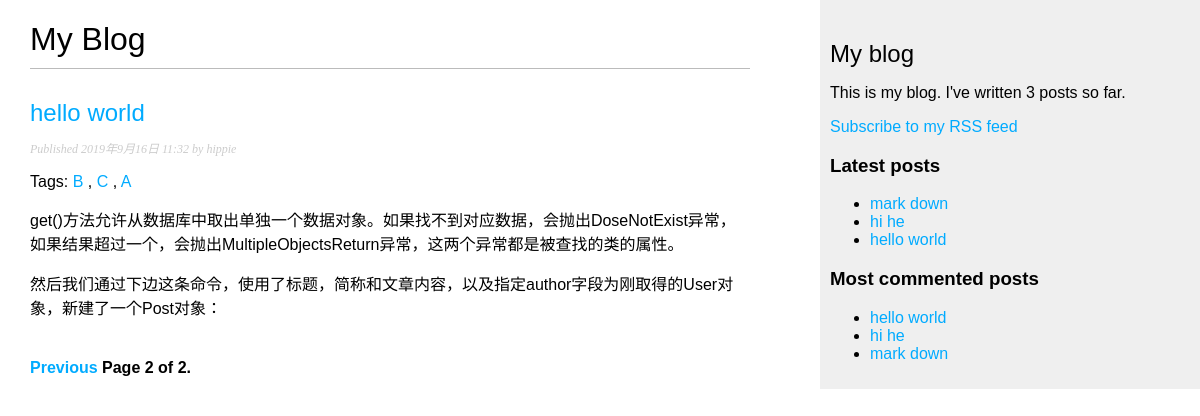
Screenshot of /blog/?page=2 with the database file from the repository.
### blog/models.py (models this page shows, shortened)
class Post(models.Model):
    STATUS_CHOICES = (('draft', 'Draft'), ('published', 'published'))
    title = models.CharField(max_length=250)
    slug = models.SlugField(max_length=250, unique_for_date='publish')
    author = models.ForeignKey(
        User, on_delete=models.CASCADE, related_name='blog_posts')
    body = models.TextField()
    publish = models.DateTimeField(default=timezone.now)
    created = models.DateTimeField(auto_now_add=True)
    updated = models.DateTimeField(auto_now=True)
    status = models.CharField(
        max_length=10, choices=STATUS_CHOICES, default='draft')
    objects = models.Manager()  # 默认的管理器
    published = PublishedManager()  # 自定义管理器
    tags = TaggableManager()
    class Meta:
        ordering = ('-publish',)
    def get_absolute_url(self):
        return reverse('blog:post_detail', args=[self.publish.year, self.publish.month, self.publish.day, self.slug])

### blog/views.py (the view)
# urls.py: path('', views.post_list, name='post_list'),
def post_list(request, tag_slug=None):
    object_list = Post.published.all()
    tag = None
    if tag_slug:
        tag = get_object_or_404(Tag, slug=tag_slug)
        object_list = object_list.filter(tags__in=[tag])
    paginator = Paginator(object_list, 2)
    page = request.GET.get('page')
    try:
        posts = paginator.page(page)
    except PageNotAnInteger:
        posts = paginator.page(1)
    except EmptyPage:
        posts = paginator.page(paginator.num_pages)
    return render(request, 'blog/post/list.html', {'page': page, 'posts': posts, 'tag': tag})

### blog/models.py (called while the page is built)
    def get_queryset(self):
        return super(PublishedManager, self).get_queryset().filter(status='published')

### blog/templatetags/blog_tags.py (called while the page is built)
@register.simple_tag
def total_posts():
    return Post.published.count()

@register.inclusion_tag('blog/post/laest_posts.html')
def show_latest_posts(count=5):
    latest_posts = Post.published.order_by('-publish')[:count]
    return {'latest_posts': latest_posts}

@register.simple_tag
def get_most_commented_posts(count=5):
    return Post.published.annotate(total_comments=Count('comments')).order_by('-total_comments')[:count]

@register.filter(name='markdown')
def markdown_format(text):
    return mark_safe(markdown.markdown(text))

### templates/blog/post/list.html (shortened to what this page needs)
{% extends "blog/base.html" %}
{% load blog_tags %}
{% block content %}
<h1>My Blog</h1>
{% for post in posts %}
<h2>
    <a href="{{ post.get_absolute_url }}">
        {{ post.title }}
    </a>
</h2>
<p class="date"> Published {{ post.publish }} by {{ post.author }}</p>
<p class="tag">
    Tags:
    {% for tag in post.tags.all %}
    <a href="{% url "blog:post_list_by_tag" tag.slug %}">{{ tag.name }}</a>
    {% if not forloop.last %}, {% endif %}
    {% endfor %}
</p>
{{ post.body|markdown|truncatewords_html:30 }}
{% endfor %}
{% include "blog/pagination.html" with page=posts %}
{% endblock %}

### templates/blog/base.html (shortened to what this page needs)
{% load staticfiles %}
{% load blog_tags %}
<!DOCTYPE html>
<html lang="en">
<head>
    <link rel="stylesheet" href="{% static 'blog/css/blog.css' %}">
</head>
<body>
    <div id="content">
        {% block content %}{% endblock %}
    </div>
    <div id="sidebar">
        <h2>My blog</h2>
        <p>This is my blog. I've written {% total_posts %} posts so far.</p>
        <p><a href='{% url "blog:post_feed" %}'>Subscribe to my RSS feed</a></p>
        <h3>Latest posts</h3>
        {% show_latest_posts %}
        <h3>Most commented posts</h3>
        {% get_most_commented_posts as most_commented_posts %}
        <ul>
            {% for post in most_commented_posts %}
            <li>
                <a href="{{ post.get_absolute_url }}">{{ post.title }}</a>
            </li>
            {% endfor %}
        </ul>
    </div>
</body>
</html>

### templates/blog/pagination.html (shortened to what this page needs)
<div class="pagination">
    <span class="step-links">
        {% if page.has_previous %}
        <a href="?page={{ page.previous_page_number }}">Previous</a>
        {% endif %}
        <span class="current">
            Page {{ page.number }} of {{ page.paginator.num_pages }}.
        </span>
    </span>
</div>

### templates/blog/post/laest_posts.html
<ul>
    {% for post in latest_posts %}
    <li>
        <a href="{{ post.get_absolute_url }}">{{ post.title }}</a>
    </li>
    {% endfor %}
</ul>

### static/blog/css/blog.css (style rules this page uses)
body { margin:0; padding:0; font-family:helvetica, sans-serif; }
a { color:#00abff; text-decoration:none; }
h1 { font-weight:normal; border-bottom:1px solid #bbb; padding:0 0 10px 0; }
h2 { font-weight:normal; margin:30px 0 0; }
#content { float:left; width:60%; padding:0 0 0 30px; }
#sidebar { float:right; width:30%; padding:10px; background:#efefef; height:100%; }
p.date { color:#ccc; font-family: georgia, serif; font-size: 12px; font-style: italic; }
.pagination { margin:40px 0; font-weight:bold; }

### rows the page displays
Post: title "hello world", publish "2019年9月16日 11:32", author "hippie", body "get()方法允许从数据库中取出单独一个数据对象。如果找不到对应数据，会抛出DoseNotExist异常，如果结果超过一个，会抛出MultipleObjectsReturn异常，这两个异常都是被查找的类的属性。 然后我们通过下边这条命令，使用了标题，简称和文章内容，以及指定author字段为刚取得的User对象，新建了一个Post对象："
Tag: name "B"
Tag: name "C"
Tag: name "A"
Post: title "mark down"
Post: title "hi he"

### other values shown
{{ page.number }} "2"
{{ page.paginator.num_pages }} "2"
